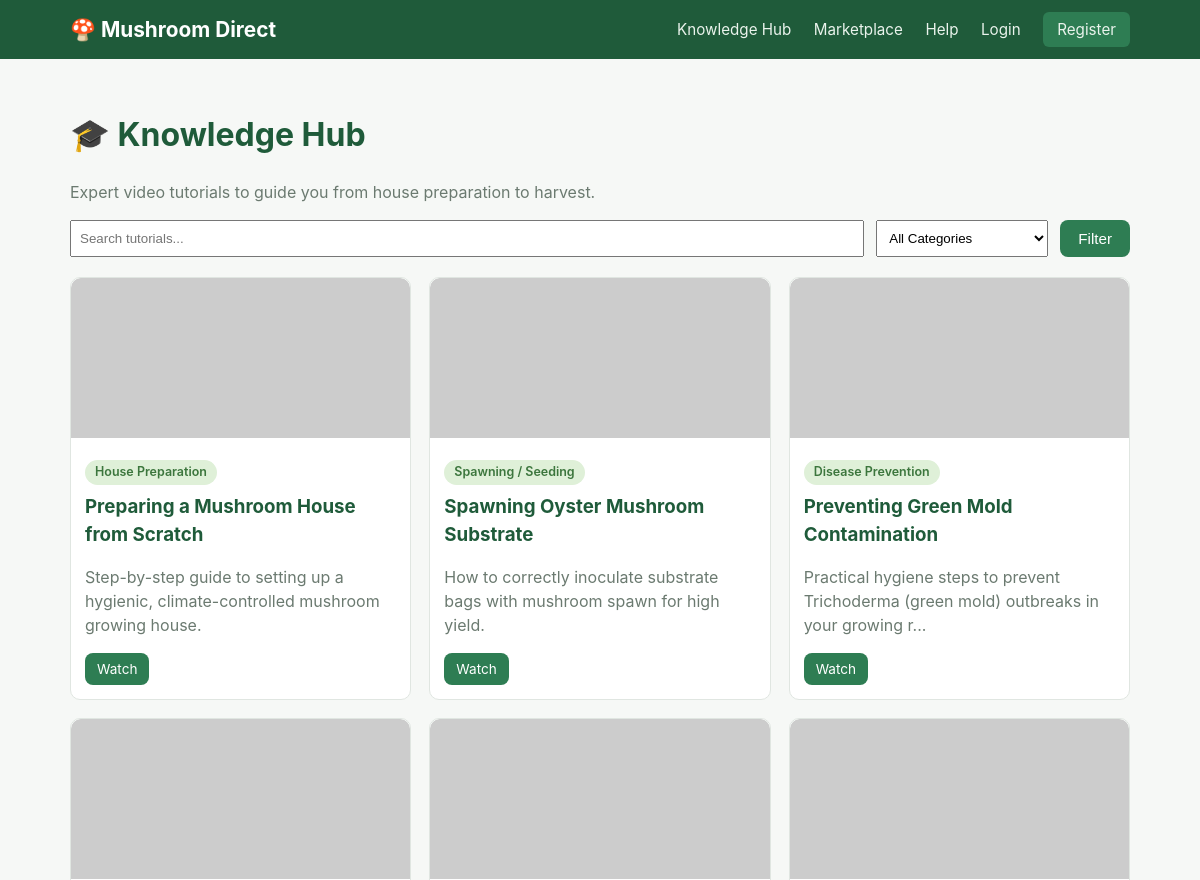
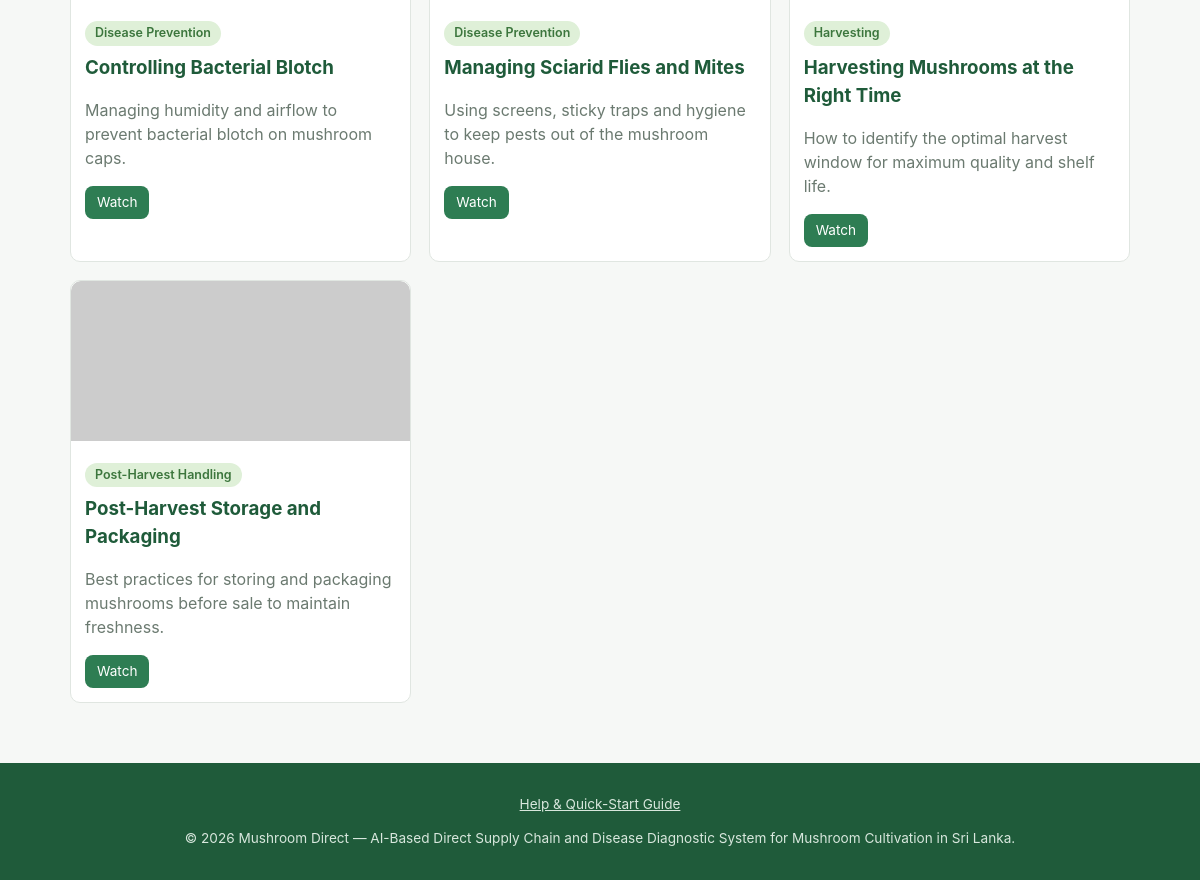
Page /knowledge/index.php on the committed database (2 pictures, top to bottom).
### tables this page shows
CREATE TABLE tutorials (
  id INT AUTO_INCREMENT PRIMARY KEY,
  category_id INT NULL,
  title VARCHAR(200) NOT NULL,
  description TEXT,
  video_url VARCHAR(255) NOT NULL,
  thumbnail VARCHAR(255),
  related_disease_id INT NULL COMMENT 'Used for FR-EDU.4 related-tutorial suggestions',
  created_at TIMESTAMP DEFAULT CURRENT_TIMESTAMP,
  FOREIGN KEY (category_id) REFERENCES tutorial_categories(id),
  FOREIGN KEY (related_disease_id) REFERENCES disease_types(id)
);

CREATE TABLE tutorial_categories (
  id INT AUTO_INCREMENT PRIMARY KEY,
  name VARCHAR(100) NOT NULL
);

### includes/functions.php (called while the page is built, shortened)
<?php
function e($value) {
    return htmlspecialchars((string) $value, ENT_QUOTES, 'UTF-8');
}

### knowledge/index.php (the view, shortened to what this page needs)
<?php
require_once __DIR__ . '/../includes/bootstrap.php';
$search = trim($_GET['q'] ?? '');
$sql = 'SELECT t.*, c.name AS category_name FROM tutorials t LEFT JOIN tutorial_categories c ON c.id = t.category_id WHERE 1=1';
$params = [];
$sql .= ' ORDER BY t.created_at DESC';
$stmt = $pdo->prepare($sql);
$stmt->execute($params);
$tutorials = $stmt->fetchAll();
include __DIR__ . '/../includes/header.php';
?>
<h1>🎓 Knowledge Hub</h1>
<p class="muted">Expert video tutorials to guide you from house preparation to harvest.</p>
<form method="get" action="" style="display:flex; gap:12px; flex-wrap:wrap; margin-bottom:20px;">
  <input type="text" name="q" value="<?= e($search) ?>" placeholder="Search tutorials..." style="padding:8px; flex:1; min-width:200px;">
  <select name="category" style="padding:8px;">
    <option value="0">All Categories</option>
  </select>
  <button type="submit" class="btn" style="margin-top:0;">Filter</button>
</form>
<?php if (!$tutorials): ?>
  <p class="muted">No tutorials found.</p>
<?php else: ?>
  <div class="grid">
    <?php foreach ($tutorials as $t): ?>
      <div class="tutorial-card">
        <img src="<?= $t['thumbnail'] ? BASE_URL . '/assets/uploads/tutorials/' . e($t['thumbnail']) : 'https://placehold.co/400x220?text=Tutorial' ?>" alt="<?= e($t['title']) ?>">
        <div class="body">
          <span class="badge badge-active"><?= e($t['category_name'] ?? 'General') ?></span>
          <h3 style="margin: 8px 0 4px;"><?= e($t['title']) ?></h3>
          <p class="muted"><?= e(mb_strimwidth($t['description'] ?? '', 0, 90, '...')) ?></p>
          <a href="<?= BASE_URL ?>/knowledge/view.php?id=<?= (int) $t['id'] ?>" class="btn btn-small">Watch</a>
        </div>
      </div>
    <?php endforeach; ?>
  </div>
<?php endif; ?>
<?php include __DIR__ . '/../includes/footer.php'; ?>

### assets/css/style.css (style rules this page uses)
:root { --green: #2e7d53; --green-dark: #1f5b3a; --navy: #1f4e5f; --bg: #f6f8f6; --card: #ffffff; --text: #26332c; --muted: #6b7a70; --border: #e0e6e1; --danger: #c0392b; --radius: 10px; }
* { box-sizing: border-box; }
body { margin: 0; font-family: -apple-system, "Segoe UI", Roboto, Arial, sans-serif; background: var(--bg); color: var(--text); line-height: 1.5; }
h1, h2, h3 { color: var(--green-dark); }
.grid { display: grid; gap: 18px; grid-template-columns: repeat(auto-fill, minmax(260px, 1fr)); }
.listing-card img, .tutorial-card img { width: 100%; height: 160px; object-fit: cover; border-radius: var(--radius) var(--radius) 0 0; background: #eef2ee; }
.listing-card, .tutorial-card { background: var(--card); border: 1px solid var(--border); border-radius: var(--radius); overflow: hidden; }
.listing-card .body, .tutorial-card .body { padding: 14px; }
.btn { display: inline-block; background: var(--green); color: #fff; border: none; padding: 10px 18px; border-radius: 8px; font-size: 0.95rem; cursor: pointer; text-decoration: none; margin-top: 16px; }
.btn-small { padding: 6px 12px; font-size: 0.85rem; margin-top: 0; }
.badge { display: inline-block; padding: 3px 10px; border-radius: 999px; font-size: 0.78rem; font-weight: 600; }
.badge-active { background: #dff0d8; color: #3c763d; }
.muted { color: var(--muted); }

### rows in the picture
tutorials: category.name "House Preparation", title "Preparing a Mushroom House from Scratch", description "Step-by-step guide to setting up a hygienic, climate-controlled mushroom growing house."
tutorials: category.name "Spawning / Seeding", title "Spawning Oyster Mushroom Substrate", description "How to correctly inoculate substrate bags with mushroom spawn for high yield."
tutorials: category.name "Disease Prevention", title "Preventing Green Mold Contamination", description "Practical hygiene steps to prevent Trichoderma (green mold) outbreaks in your growing r..."
tutorials: category.name "Disease Prevention", title "Controlling Bacterial Blotch", description "Managing humidity and airflow to prevent bacterial blotch on mushroom caps."
tutorials: category.name "Disease Prevention", title "Managing Sciarid Flies and Mites", description "Using screens, sticky traps and hygiene to keep pests out of the mushroom house."
tutorials: category.name "Harvesting", title "Harvesting Mushrooms at the Right Time", description "How to identify the optimal harvest window for maximum quality and shelf life."
tutorials: category.name "Post-Harvest Handling", title "Post-Harvest Storage and Packaging", description "Best practices for storing and packaging mushrooms before sale to maintain freshness."

### other values in the picture
APP_NAME "Mushroom Direct"
t('nav.knowledge') "Knowledge Hub"
t('nav.marketplace') "Marketplace"
t('nav.help') "Help"
t('nav.login') "Login"
t('nav.register') "Register"
